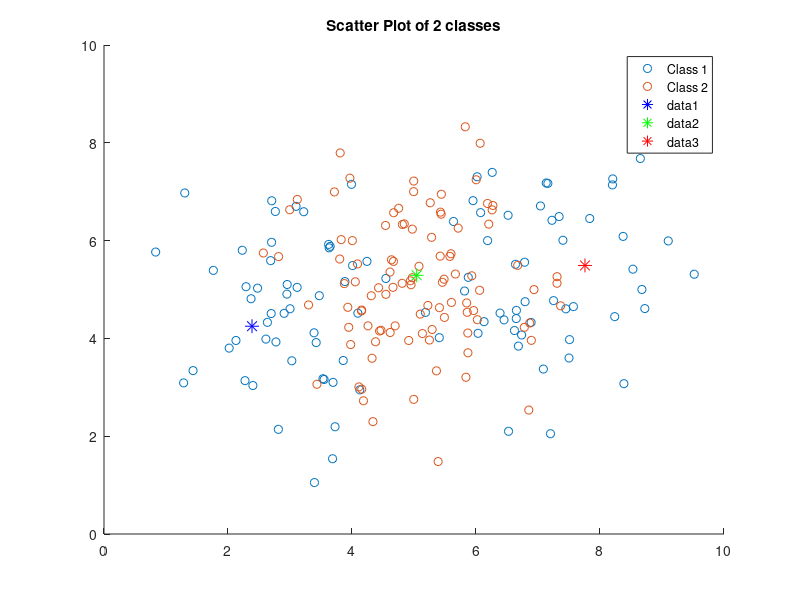
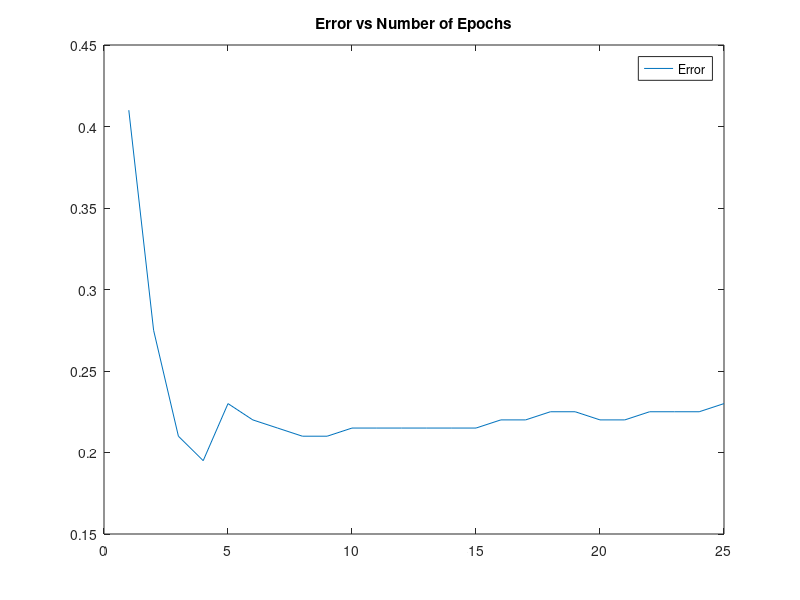

Here is the MATLAB script that generated these plots, in order:
clc;
clear;

% Load dataz
load1 = load('data_lvq_A.mat');
load2 = load('data_lvq_B.mat');

data1mat = cell2mat(struct2cell(load1));
% Add labels
class1 = zeros(200,1);

data2mat = cell2mat(struct2cell(load2));
% Add labels
class2 = ones(200,1);

% Scatter plot
figure
scatter(data1mat(:,1), data1mat(:,2));

% Join data
fullData = [data1mat; data2mat];

hold on
scatter(data2mat(:,1), data2mat(:,2));
hold on
legend('Class 1','Class 2')
title('Scatter Plot of 2 classes');

% Main LVQ-1
numberOfPrototypes = 3;
numberOfClasses = 2;

% Class labels
class_labels = floor( (0:length(fullData)-1) * numberOfClasses / length(fullData) );

% Calculate the class conditional means
class1mean = mean(data1mat);
class2mean = mean(data2mat);

% Init prototypes
%prototypes = zeros(3,2);

% Add random noise for each prototype
% Init weights with random noise
prototype1 = class1mean + randn(size(class1mean));
prototype2 = class1mean + randn(size(class1mean));
prototype3 = class1mean + randn(size(class1mean));

% Vectorize
prototypes = [prototype1 0; prototype2 1; prototype3 0];
%prototypes = [prototype1 0; prototype2 1];

% parameters of the algo
szData = size(fullData);
numberOfExamples = szData(1);
learningRate = 0.01; 
epochs = 25;
epochsError = [];

% Main epochs loop
for j = 1:epochs
    currentEpochError = 0;
    % Do the loop for the number of epochs
    for i = 1:numberOfExamples
        % Get the current Point
        currentPoint = fullData(i,:);
        % Calculate the distances
        currentDistance = pdist2(currentPoint, prototypes(:,1:2),'euclidean');
        % Square the dist measure
        currentDistanceSquare = currentDistance.^2;
        % Calculate the min
        [currentMin minIdx] = min(currentDistanceSquare);

        % Update the positions of the prototypes based on the winner 
        % Get the winner closer
        winnerLabel = prototypes(minIdx,3);
        currentLabel = class_labels(i);
        if winnerLabel == currentLabel
            % Move closer the winning prototype
            prototypes(minIdx,1:2) = prototypes(minIdx,1:2) + learningRate * (currentPoint - prototypes(minIdx,1:2));
        else
            currentEpochError = currentEpochError + 1;
            % Push away the winning prototype
            prototypes(minIdx,1:2) = prototypes(minIdx,1:2) - learningRate * (currentPoint - prototypes(minIdx,1:2));
        end
        %prototypes([1:minIdx-1 minIdx+1:end],:) = prototypes([1:minIdx-1 minIdx+1:end],:) - learningRate*repmat(currentPoint,2,1);
    end
    % Add to the epochs error matrix
    currentErrorRate = currentEpochError / numberOfExamples;
    epochsError = [epochsError; currentErrorRate];
end

% Plot of the prototypes on top of the scatter
plot(prototypes(1,1), prototypes(1,2), 'r*','color','b','MarkerSize',10);
plot(prototypes(2,1), prototypes(2,2), 'r*','color','g','MarkerSize',10);
plot(prototypes(3,1), prototypes(3,2), 'r*','color','r','MarkerSize',10);
hold on

% Plot the number of epochs vs error
figure
plot(epochsError);
legend('Error')
title('Error vs Number of Epochs');

